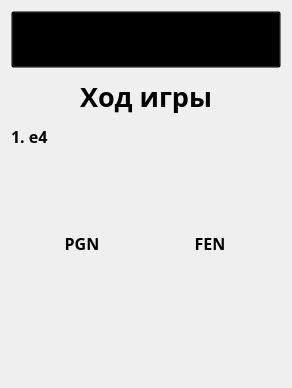
         <widget class="QWidget" name="page_4">
          <layout class="QVBoxLayout" name="verticalLayout_4">
           <property name="spacing">
            <number>10</number>
           </property>
           <property name="leftMargin">
            <number>11</number>
           </property>
           <property name="topMargin">
            <number>11</number>
           </property>
           <property name="rightMargin">
            <number>11</number>
           </property>
           <property name="bottomMargin">
            <number>11</number>
           </property>
           <item>
            <widget class="QPushButton" name="toMainMenuButton">
             <property name="font">
              <font>
               <family>Segoe UI Black</family>
               <pointsize>26</pointsize>
               <bold>true</bold>
              </font>
             </property>
             <property name="styleSheet">
              <string notr="true">background:transparent; color:&quot;#ffffff&quot;;</string>
             </property>
             <property name="text">
              <string>Главное меню</string>
             </property>
            </widget>
           </item>
           <item>
            <widget class="QLabel" name="chess_title_4">
             <property name="enabled">
              <bool>true</bool>
             </property>
             <property name="maximumSize">
              <size>
               <width>16777215</width>
               <height>50</height>
              </size>
             </property>
             <property name="font">
              <font>
               <family>Segoe UI Black</family>
               <pointsize>20</pointsize>
               <bold>true</bold>
               <kerning>true</kerning>
              </font>
             </property>
             <property name="text">
              <string>Ход игры</string>
             </property>
             <property name="textFormat">
              <enum>Qt::TextFormat::AutoText</enum>
             </property>
             <property name="alignment">
              <set>Qt::AlignmentFlag::AlignHCenter|Qt::AlignmentFlag::AlignTop</set>
             </property>
            </widget>
           </item>
           <item>
            <layout class="QHBoxLayout" name="horizontalLayout_4">
             <item>
              <widget class="QLabel" name="label">
               <property name="font">
                <font>
                 <family>Segoe UI Semibold</family>
                 <pointsize>12</pointsize>
                 <bold>true</bold>
                </font>
               </property>
               <property name="styleSheet">
                <string notr="true">color:&quot;#ffffff&quot;</string>
               </property>
               <property name="text">
                <string>1. e4</string>
               </property>
              </widget>
             </item>
             <item>
              <spacer name="horizontalSpacer">
               <property name="orientation">
                <enum>Qt::Orientation::Horizontal</enum>
               </property>
               <property name="sizeHint" stdset="0">
                <size>
                 <width>40</width>
                 <height>20</height>
                </size>
               </property>
              </spacer>
             </item>
            </layout>
           </item>
           <item>
            <spacer name="verticalSpacer_12">
             <property name="orientation">
              <enum>Qt::Orientation::Vertical</enum>
             </property>
             <property name="sizeHint" stdset="0">
              <size>
               <width>20</width>
               <height>40</height>
              </size>
             </property>
            </spacer>
           </item>
           <item>
            <widget class="QWidget" name="widget_save" native="true">
             <property name="minimumSize">
              <size>
               <width>0</width>
               <height>90</height>
              </size>
             </property>
             <property name="styleSheet">
              <string notr="true">background-color:&quot;#e3e3e3&quot;; border-radius:5px;</string>
             </property>
             <layout class="QHBoxLayout" name="horizontalLayout_11">
              <property name="leftMargin">
               <number>10</number>
              </property>
              <property name="topMargin">
               <number>10</number>
              </property>
              <property name="rightMargin">
               <number>10</number>
              </property>
              <property name="bottomMargin">
               <number>10</number>
              </property>
              <item>
               <widget class="QPushButton" name="PGNButton">
                <property name="minimumSize">
                 <size>
                  <width>0</width>
                  <height>30</height>
                 </size>
                </property>
                <property name="font">
                 <font>
                  <family>Segoe UI Semibold</family>
                  <pointsize>12</pointsize>
                  <bold>true</bold>
                 </font>
                </property>
                <property name="styleSheet">
                 <string notr="true">background-color:&quot;#232E35&quot;;</string>
                </property>
                <property name="text">
                 <string>PGN</string>
                </property>
               </widget>
              </item>
              <item>
               <widget class="QPushButton" name="FENButton">
                <property name="minimumSize">
                 <size>
                  <width>0</width>
                  <height>30</height>
                 </size>
                </property>
                <property name="font">
                 <font>
                  <family>Segoe UI Semibold</family>
                  <pointsize>12</pointsize>
                  <bold>true</bold>
                 </font>
                </property>
                <property name="styleSheet">
                 <string notr="true">background-color:&quot;#232E35&quot;;</string>
                </property>
                <property name="text">
                 <string>FEN</string>
                </property>
               </widget>
              </item>
             </layout>
            </widget>
           </item>
           <item>
            <widget class="QWidget" name="widget" native="true">
             <property name="minimumSize">
              <size>
               <width>0</width>
               <height>79</height>
              </size>
             </property>
             <property name="styleSheet">
              <string notr="true">background-color:&quot;#232E35&quot;; border-radius: 10px;</string>
             </property>
             <layout class="QHBoxLayout" name="horizontalLayout_6">
              <property name="leftMargin">
               <number>10</number>
              </property>
              <property name="topMargin">
               <number>10</number>
              </property>
              <property name="rightMargin">
               <number>10</number>
              </property>
              <property name="bottomMargin">
               <number>10</number>
              </property>
              <item>
               <widget class="QPushButton" name="saveGameButton">
                <property name="minimumSize">
                 <size>
                  <width>50</width>
                  <height>30</height>
                 </size>
                </property>
                <property name="maximumSize">
                 <size>
                  <width>50</width>
                  <height>16777215</height>
                 </size>
                </property>
                <property name="text">
                 <string/>
                </property>
                <property name="icon">
                 <iconset resource="res.qrc">
                  <normaloff>:/icons/icons/save.svg</normaloff>:/icons/icons/save.svg</iconset>
                </property>
                <property name="iconSize">
                 <size>
                  <width>25</width>
                  <height>25</height>
                 </size>
                </property>
               </widget>
              </item>
              <item>
               <spacer name="horizontalSpacer_2">
                <property name="orientation">
                 <enum>Qt::Orientation::Horizontal</enum>
                </property>
                <property name="sizeHint" stdset="0">
                 <size>
                  <width>40</width>
                  <height>20</height>
                 </size>
                </property>
               </spacer>
              </item>
              <item>
               <widget class="QPushButton" name="ResignButton">
                <property name="minimumSize">
                 <size>
                  <width>50</width>
                  <height>30</height>
                 </size>
                </property>
                <property name="maximumSize">
                 <size>
                  <width>50</width>
                  <height>16777215</height>
                 </size>
                </property>
                <property name="font">
                 <font>
                  <pointsize>12</pointsize>
                 </font>
                </property>
                <property name="text">
                 <string/>
                </property>
                <property name="icon">
                 <iconset resource="res.qrc">
                  <normaloff>:/icons/icons/surrender.svg</normaloff>:/icons/icons/surrender.svg</iconset>
                </property>
                <property name="iconSize">
                 <size>
                  <width>25</width>
                  <height>25</height>
                 </size>
                </property>
               </widget>
              </item>
              <item>
               <widget class="QPushButton" name="cancelResignButton">
                <property name="minimumSize">
                 <size>
                  <width>30</width>
                  <height>30</height>
                 </size>
                </property>
                <property name="maximumSize">
                 <size>
                  <width>30</width>
                  <height>16777215</height>
                 </size>
                </property>
                <property name="text">
                 <string/>
                </property>
                <property name="icon">
                 <iconset resource="res.qrc">
                  <normaloff>:/icons/icons/delete-1--remove-add-button-buttons-delete-cross-x-mathematics-multiply-math.svg</normaloff>:/icons/icons/delete-1--remove-add-button-buttons-delete-cross-x-mathematics-multiply-math.svg</iconset>
                </property>
               </widget>
              </item>
             </layout>
            </widget>
           </item>
          </layout>
         </widget>
